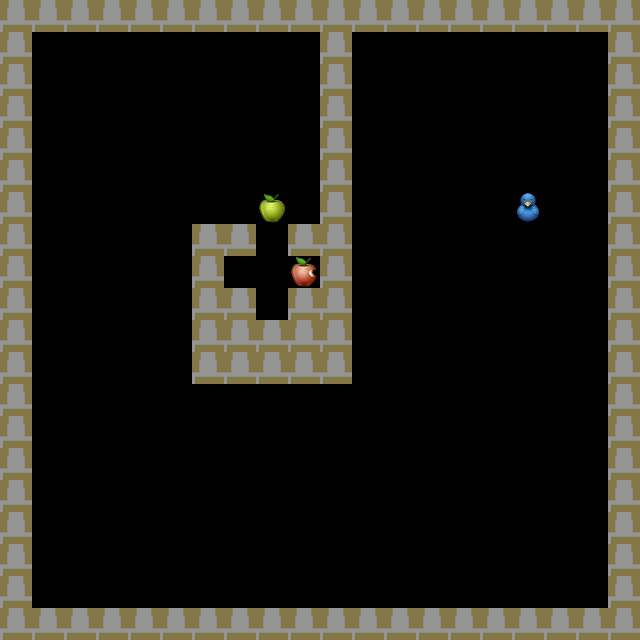

A level layout from a 2D game, rendered from its tile map. Below: a short description, then the map file with tile-grid data replaced by summaries:
An orthogonal 20x20 tile map with 32x32 px tiles, 2 tile layers (wall, food), 2 hidden layers not drawn, 2 tilesets and 3 objects (player, h0, h1).

<map version="1.0" orientation="orthogonal" renderorder="right-down" width="20" height="20" tilewidth="32" tileheight="32" nextobjectid="11">
 <tileset firstgid="1" name="tiles" tilewidth="32" tileheight="32" tilecount="16" columns="4">
  <image source="tiles.png" width="128" height="128" />
 </tileset>
 <tileset firstgid="17" name="foods" tilewidth="32" tileheight="32" tilecount="16" columns="4">
  <image source="foods.png" width="128" height="128" />
 </tileset>
 <layer name="wall" width="20" height="20">
  <data>[400 cells, 102 non-empty, 1 distinct tile ids]</data>
 </layer>
 <layer name="hole" width="20" height="20" visible="0">
  <data>[400 cells, 3 non-empty, 1 distinct tile ids]</data>
 </layer>
 <layer name="food" width="20" height="20">
  <data>[400 cells, 3 non-empty, 3 distinct tile ids]</data>
 </layer>
 <layer name="grass" width="20" height="20" visible="0">
  <data>[400 cells, 134 non-empty, 1 distinct tile ids]</data>
 </layer>
 <objectgroup name="snake_objs">
  <object id="5" name="snake0" type="player" x="48" y="592">
   <properties>
    <property name="direction" value="0" />
    <property name="image" value="snake0.png" />
   </properties>
  </object>
 </objectgroup>
 <objectgroup name="hole_objs2">
  <object id="1" name="h0" x="48" y="16" visible="0">
   <properties>
    <property name="to" value="h1" />
   </properties>
  </object>
  <object id="6" name="h1" x="368" y="432" visible="0">
   <properties>
    <property name="to" value="h0" />
   </properties>
  </object>
 </objectgroup>
 <objectgroup name="food_objs" />
</map>
